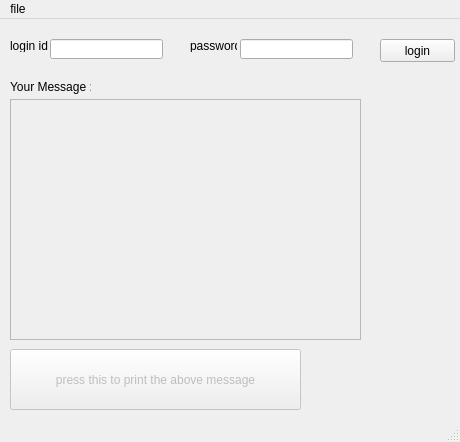
<?xml version="1.0" encoding="UTF-8"?>
<ui version="4.0">
 <class>MainWindow</class>
 <widget class="QMainWindow" name="MainWindow">
  <property name="geometry">
   <rect>
    <x>0</x>
    <y>0</y>
    <width>460</width>
    <height>442</height>
   </rect>
  </property>
  <property name="windowTitle">
   <string>MainWindow</string>
  </property>
  <widget class="QWidget" name="centralwidget">
   <widget class="QLabel" name="label_1">
    <property name="geometry">
     <rect>
      <x>10</x>
      <y>20</y>
      <width>47</width>
      <height>13</height>
     </rect>
    </property>
    <property name="text">
     <string>login id : </string>
    </property>
   </widget>
   <widget class="QLabel" name="label_2">
    <property name="geometry">
     <rect>
      <x>190</x>
      <y>20</y>
      <width>47</width>
      <height>13</height>
     </rect>
    </property>
    <property name="text">
     <string>password</string>
    </property>
   </widget>
   <widget class="QLineEdit" name="login_id_entered">
    <property name="geometry">
     <rect>
      <x>50</x>
      <y>20</y>
      <width>113</width>
      <height>20</height>
     </rect>
    </property>
   </widget>
   <widget class="QLineEdit" name="password_entered">
    <property name="geometry">
     <rect>
      <x>240</x>
      <y>20</y>
      <width>113</width>
      <height>20</height>
     </rect>
    </property>
   </widget>
   <widget class="QPushButton" name="pushbutton1">
    <property name="geometry">
     <rect>
      <x>380</x>
      <y>20</y>
      <width>75</width>
      <height>23</height>
     </rect>
    </property>
    <property name="text">
     <string>login</string>
    </property>
   </widget>
   <widget class="QLabel" name="label_3">
    <property name="geometry">
     <rect>
      <x>10</x>
      <y>60</y>
      <width>81</width>
      <height>16</height>
     </rect>
    </property>
    <property name="text">
     <string>Your Message :</string>
    </property>
   </widget>
   <widget class="QTextEdit" name="text_message_to_print">
    <property name="enabled">
     <bool>false</bool>
    </property>
    <property name="geometry">
     <rect>
      <x>10</x>
      <y>80</y>
      <width>351</width>
      <height>241</height>
     </rect>
    </property>
   </widget>
   <widget class="QPushButton" name="button_for_printing">
    <property name="enabled">
     <bool>false</bool>
    </property>
    <property name="geometry">
     <rect>
      <x>10</x>
      <y>330</y>
      <width>291</width>
      <height>61</height>
     </rect>
    </property>
    <property name="text">
     <string>press this to print the above message</string>
    </property>
   </widget>
  </widget>
  <widget class="QMenuBar" name="menubar">
   <property name="geometry">
    <rect>
     <x>0</x>
     <y>0</y>
     <width>460</width>
     <height>21</height>
    </rect>
   </property>
   <widget class="QMenu" name="menufile">
    <property name="title">
     <string>file</string>
    </property>
    <addaction name="actionclose"/>
   </widget>
   <addaction name="menufile"/>
  </widget>
  <widget class="QStatusBar" name="statusbar"/>
  <action name="actionclose">
   <property name="text">
    <string>close</string>
   </property>
  </action>
 </widget>
 <resources/>
 <connections/>
</ui>
